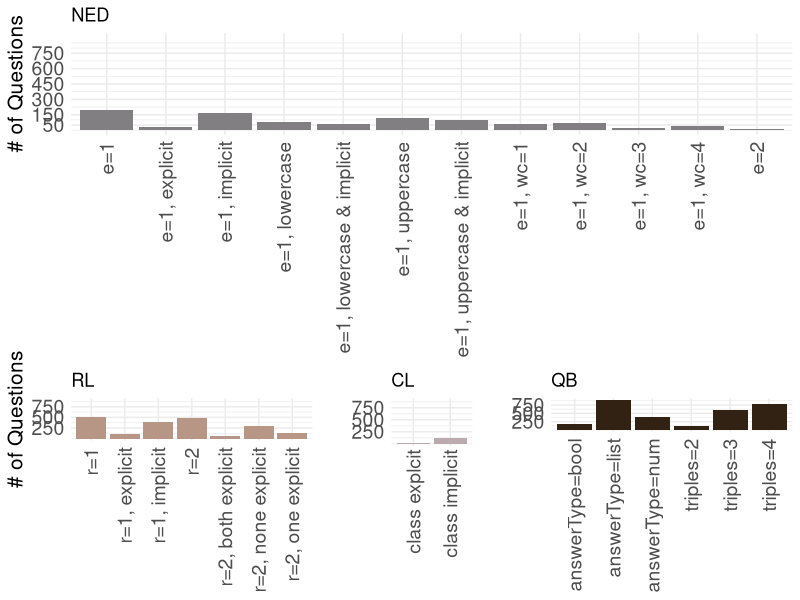
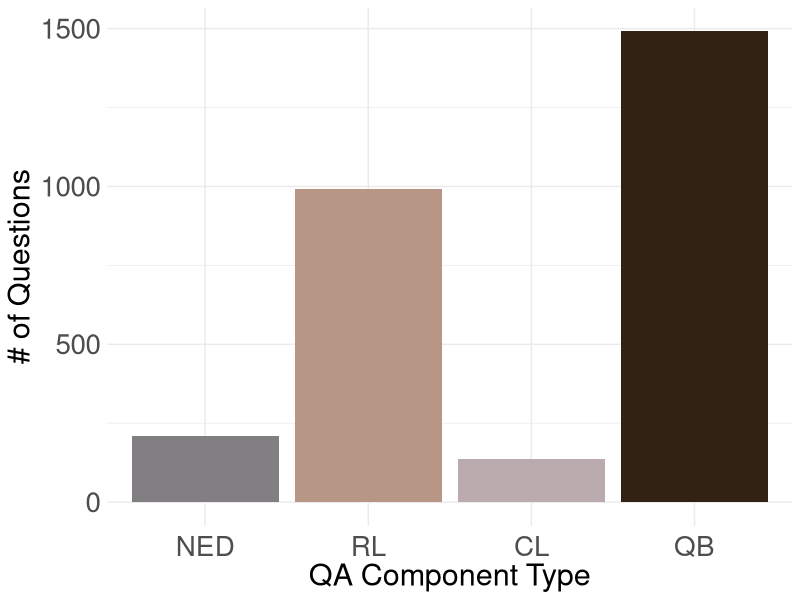
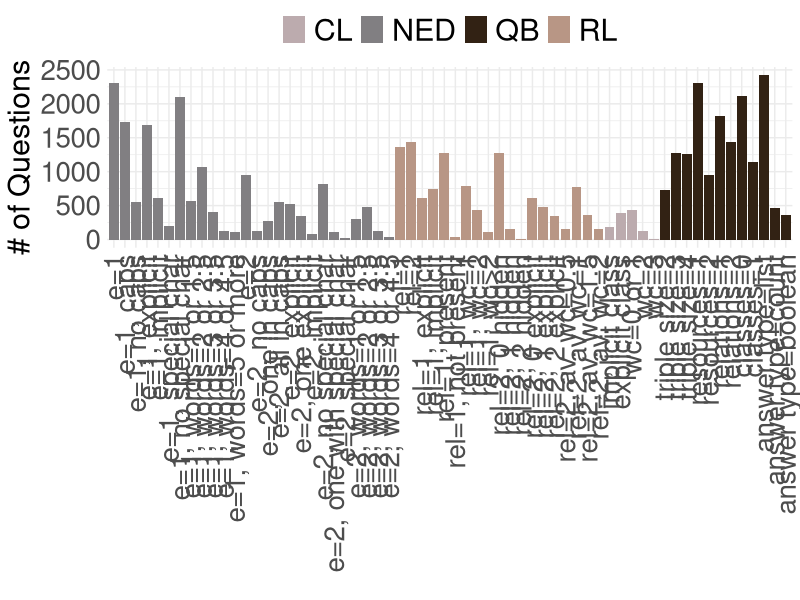

Recreate these plots in R, in order.
#########################################################
### install and load R packages
#########################################################

if (!require("gridExtra")) {
  install.packages("gridExtra")
}
if (!require("grid")) {
  install.packages("grid")
}
if (!require("ggplot2")) {
  install.packages("ggplot2")
}

library(gridExtra)
library(grid)
library(ggplot2)


#########################################################
### functions
#########################################################

# single barplot for each QA task (unanswered questions)
plotUnansweredPerTask <- function(data, ylab, title, fill) {
  p <- ggplot(data = data,
              aes(x = feature, y = number)) +
    xlab(NULL) +
    ylab(ylab) +
    ggtitle(title) +
    geom_bar(stat = "identity",
             fill = fill) +
    theme_minimal() +
    theme(axis.text.x = element_text(angle = 90, hjust = 1, vjust = 0.5, size = 14),
          axis.text.y = element_text(size = 14),
          axis.title = element_text(size = 15))
  return(p)
}

# barplot for all QA tasks (unanswered questions)
plotAllUnanswered <- function(data, xlab, ylab) {
  p <- ggplot(data = data,
              aes(x = feature, y = number)) +
    xlab(xlab) +
    ylab(ylab) +
    theme_minimal() +
    geom_bar(stat = "identity",
             aes(fill = factor(feature))) +
    scale_fill_manual("legend", values = c("NED" = "#817f82", "RL" = "#b89685", "CL" = "#bcabae", "QB" = "#322214")) +
    theme(legend.position = "none",
          axis.text.x = element_text(angle = 0, hjust = 0.5, vjust = 0.5, size = 20),
          axis.text.y = element_text(size = 20),
          axis.title.x = element_text(size = 22),
          axis.title.y = element_text(size = 22))
  return(p)
}

# barplot frequency of features
plotFrequencies <- function(data, xlab, ylab) {
  p <- ggplot(data = data,
              aes(x = feature, y = questions)) +
    xlab(xlab) +
    ylab(ylab) +
    theme_minimal() +
    geom_bar(stat = "identity",
             aes(fill = factor(task))) +
    scale_fill_manual("legend", values = c("NED" = "#817f82", "RL" = "#b89685", "CL" = "#bcabae", "QB" = "#322214")) +
    theme(legend.position = "top",
          legend.title = element_blank(),
          legend.text = element_text(size = 22),
          axis.text.x = element_text(angle = 90, hjust = 1, vjust = 0.5, size = 20),
          axis.text.y = element_text(size = 20),
          axis.title.y = element_text(size = 22))
  return(p)
}

#########################################################
### plot all barplots
#########################################################

# Unanswered questions per question type
neddata <- read.csv("data/ned-unanswered.csv", sep = ',')
plot1 <- plotUnansweredPerTask(neddata, "# of Questions", "NED", "#817f82") +
  scale_y_continuous(limits = c(0, 900),
                     breaks = c(50, 150, 300, 450, 600, 750))

reldata <- read.csv("data/rel-unanswered.csv", sep = ',')
plot2 <- plotUnansweredPerTask(reldata, "# of Questions", "RL", "#b89685") +
  scale_y_continuous(limits = c(0, 900),
                     breaks = c(250, 500, 750))

classdata <- read.csv("data/class-unanswered.csv", sep = ',')
plot3 <- plotUnansweredPerTask(classdata, "", "CL", "#bcabae") +
  scale_y_continuous(limits = c(0, 900),
                     breaks = c(250, 500, 750)) +
  theme(axis.text.x = element_text(margin = margin(t = 0, r = 0, b = 25, l = 0)))

qbdata <- read.csv("data/qb-unanswered.csv", sep = ',')
plot4 <- plotUnansweredPerTask(qbdata, "", "QB", "#322214") +
  scale_y_continuous(limits = c(0, 900),
                     breaks = c(250, 500, 750))

pdf("unanswered-1.pdf")
lay <- rbind(c(1,1,1,1,1),
             c(2,2,3,4,4))
grid.arrange(plot1, plot2, plot3, plot4, layout_matrix = lay, heights=c(7,4.5))

# All unanswered questions
allunanswered <- read.csv("data/unanswered.csv", sep = ',')
allunanswered$feature <- factor(allunanswered$feature,
                         levels = c("NED", 
                                    "RL", 
                                    "CL", 
                                    "QB"),
                         ordered = TRUE)
plot5 <- plotAllUnanswered(allunanswered, "QA Component Type", "# of Questions")

ggsave("unanswered-2.pdf", plot5)

# Frequency of features along the questions
frequencies <- read.csv("data/question-features.csv", sep = ',')
frequencies$feature <- factor(frequencies$feature,
                              levels = c("e=1", "e=1, caps", "e=1, no caps", "e=1, explicit", "e=1, implicit",
                                         "e=1, special char", "e=1, no special char", "e=1, words=1 or 1.5",
                                         "e=1, words=2 or 2.5", "e=1, words=3 or 3.5", "e=1, words=4 or 4.5",
                                         "e=1, words=5 or more", "e=2", "e=2, no caps", "e=2, one in caps",
                                         "e=2, all in caps", "e=2, explicit", "e=2, one explicit",
                                         "e=2, implicit", "e=2, no special char", "e=2, one with special char",
                                         "e=2, special char", "e=2, words=1 or 1.5", "e=2, words=2 or 2.5",
                                         "e=2, words=3 or 3.5", "e=2, words=4 or 4.5", "rel=1", "rel=2",
                                         "rel=1, explicit", "rel=1, implicit", "rel=1, present",
                                         "rel=1, not present", "rel=1, wc=1", "rel=1, wc=2", "rel=1, wc>2",
                                         "rel=2, 0 hidden", "rel=2, 1 hidden", "rel=2, 2 hidden",
                                         "rel=2, 0 explicit", "rel=2, 1 explicit", "rel=2, 2 explicit",
                                         "rel=2, av. wc=0.5", "rel=2, av. wc=1", "rel=2, av. wc=1.5", "rel=2, av. wc=2",
                                         "implicit class", "explicit class", "wc=0 or 1", "wc=2", "wc=3",
                                         "triple size=2", "triple size=3", "triple size=4", "resources=1",
                                         "resources=2", "relations=1", "relations=2", "classes=0", "classes=1",
                                         "answer type=list", "answer type=count", "answer type=boolean"
                              ),
                              ordered = TRUE)
plot6 <- plotFrequencies(frequencies, "", "# of Questions")

ggsave("feature-frequencies.pdf", plot6, height = 10, width = 20)

dev.off()